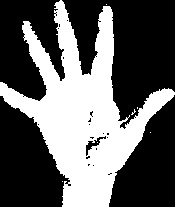
#> input picture veri/bes.jpg, 175 x 207 px
$ python giV4.py
#> lines starting #> are read from the running program, lines starting #| are printed output that depends on the picture; after the words box and inside, x2 and y2 are one past the last pixel; in counts of white or black regions, pixels touching at a corner belong together
import cv2
import numpy as np
import os

kamera = cv2.VideoCapture(0)
kernel = np.ones((8,8), np.uint8)
fgbg = cv2.createBackgroundSubtractorMOG2()

def resimfarkbul(resim1,resim2):
    resim2 = cv2.resize(resim2, (resim1.shape[1], resim1.shape[0]))
    fark_resim = cv2.absdiff(resim1, resim2)
    fark_sayi = cv2.countNonZero(fark_resim)
    return fark_sayi
    #cv2.imshow("fark resim", fark_resim)

def veriyukle():
    veri_isimler = []
    veri_resimler = []

    dosyalar = os.listdir("veri/")
    for dosya in dosyalar:
        veri_isimler.append(dosya.replace(".jpg",""))
        veri_resimler.append(cv2.imread("veri/"+dosya, 0))
    return veri_isimler, veri_resimler

def siniflandir(resim, veri_isimler, veri_resimler):
    min_index = -1
    min_deger = resimfarkbul(resim,veri_resimler[0])
    for t in range(len(veri_isimler)):
        fark_deger = resimfarkbul(resim,veri_resimler[t])
        if(fark_deger<min_deger):
            min_deger=fark_deger
            min_index=t
    return veri_isimler[min_index]

veri_isimler, veri_resimler =veriyukle()
#> veri_isimler = ['bes', 'bir', 'dort']; veri_resimler = 3 items
#veri_resim1 = cv2.imread("veri/bir.jpg", 0)


while True:
    ret, kare = kamera.read()
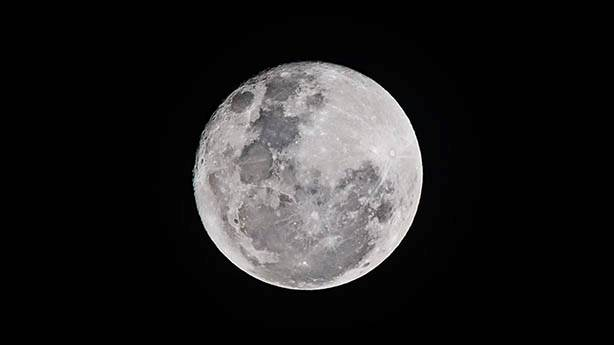
#> input picture fotograf_ornekleri/ay1.jpg, 614 x 345 px, given in place of the camera
#> kare is the input picture: shape (345, 614, 3); mean B, G, R 33.1, 32.9, 33.8
    kesilmis_kare = kare[0:250, 0:250]
    kesilmis_kare_gri = cv2.cvtColor(kesilmis_kare, cv2.COLOR_BGR2GRAY)
    kesilmis_kare_hsv = cv2.cvtColor(kesilmis_kare, cv2.COLOR_BGR2HSV)
#> kesilmis_kare_hsv: shape (250, 250, 3); mean H, S, V 8.6, 2.4, 20.6
    fgmask = fgbg.apply(kesilmis_kare)
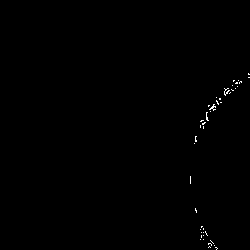
#> fgmask: shape (250, 250); values 127 (black) and 255 (white), 0.28% white in thin lines or dots, all inside (x1, y1, x2, y2) = (190, 73, 250, 250)

    kesilmis_kare_canny = cv2.Canny(kesilmis_kare_gri, 100, 150)
#> kesilmis_kare_canny: shape (250, 250); 2.7% white in thin lines or dots, all inside (x1, y1, x2, y2) = (192, 79, 250, 250)


    #kesilmis_kare_canny = cv2.dilate(kesilmis_kare_canny, kernel, iterations=1)
    #kesilmis_kare_canny = cv2.morphologyEx(kesilmis_kare_canny, cv2.MORPH_CLOSE, kernel)


    alt_degerler = np.array([0, 5, 50])
    ust_degerler = np.array([90, 255, 255])

    renk_filtresi_sonucu = cv2.inRange(kesilmis_kare_hsv, alt_degerler, ust_degerler)
#> renk_filtresi_sonucu: shape (250, 250); 6.4% white; 16 white regions (12 under 20 px), largest, box (x1, y1, x2, y2) and area: (202, 96, 250, 250) 3783, (192, 160, 198, 185) 60, (197, 208, 202, 221) 37, (199, 133, 204, 144) 24
    renk_filtresi_sonucu = cv2.morphologyEx(renk_filtresi_sonucu, cv2.MORPH_CLOSE, kernel)
#> renk_filtresi_sonucu: shape (250, 250); 6.6% white; 7 white regions (5 under 20 px), largest, box (x1, y1, x2, y2) and area: (193, 97, 250, 250) 4046, (198, 209, 203, 222) 38

    sonuc = kesilmis_kare.copy()
    ret2, kesilmis_kare_threshold = cv2.threshold(kesilmis_kare_gri, 0, 255, cv2.THRESH_BINARY + cv2.THRESH_OTSU)
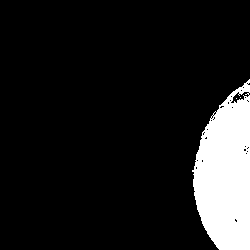
#> kesilmis_kare_threshold: shape (250, 250); 11.6% white; 3 white regions (2 under 20 px)
#> ret2 = 81
    cnts, hierarchy = cv2.findContours(kesilmis_kare_threshold, cv2.RETR_TREE, cv2.CHAIN_APPROX_NONE)
#> cnts = 36 contours, 34 with area under 20; largest, box (x1, y1, x2, y2) and area: (192, 79, 250, 250) 7199, (230, 91, 250, 104) 115
    max_genislik = 0
    max_uzunluk = 0
    max_index = -1
    for t in range(len(cnts)):
        cnt = cnts[t]
        x, y, w, h = cv2.boundingRect(cnt)
        if(w>max_genislik and h>max_uzunluk):
            max_uzunluk = h
            max_genislik = w
            max_index = t
#> this loop made 36 passes
#> (x, y, w, h, max_uzunluk, max_genislik, max_index) on pass 1: (192, 79, 58, 171, 171, 58, 0)
#> (cnt, x, y, w, h) on passes 5, 6, 7, 9, 10, 11: ([[196, 160], [197, 159], [198, 160], [197, 161]], 196, 159, 3, 3), ([[245, 153], [246, 152], [247, 153], [246, 154]], 245, 152, 3, 3), ([[246, 151], [247, 150], [248, 151], [247, 152]], 246, 150, 3, 3), ([[246, 148], [247, 147], [248, 148], [247, 149]], 246, 147, 3, 3), ([[247, 147], [248, 146], [249, 147], [248, 148]], 247, 146, 3, 3), ([[244, 146], [245, 145], [246, 146], [245, 147]], 244, 145, 3, 3)
#> after the loop, max_genislik = 58; max_index = 0; max_uzunluk = 171

    if (len(cnts)>0):
        x,y,w,h = cv2.boundingRect(cnts[max_index])
#> x = 192; y = 79; w = 58; h = 171
        cv2.rectangle(sonuc, (x, y), (x + w, y + h), (0, 255, 0), 2)
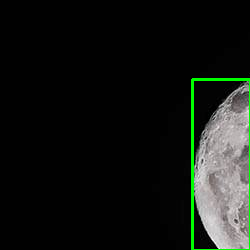
#> sonuc: shape (250, 250, 3); mean B, G, R 19.5, 23.2, 20
        el_resim = kesilmis_kare_threshold[y:y + h, x:x + w]
#> el_resim: shape (171, 58); 73.1% white; 27 black regions (24 under 20 px), largest, box (x1, y1, x2, y2) and area: (0, 0, 57, 91) 1847, (0, 93, 27, 171) 683, (39, 13, 58, 24) 85
        cv2.imshow("el resim", el_resim)
        print(siniflandir(el_resim,veri_isimler,veri_resimler))
#> in resimfarkbul, `resim2 = cv2.resize(resim2, (resim1.shape[1], resim1.shape[0]))`:
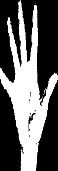
#> resim2: shape (171, 58); min 0, max 255, mean 96.8
#> in resimfarkbul, `fark_resim = cv2.absdiff(resim1, resim2)`:
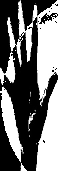
#> fark_resim: shape (171, 58); min 0, max 255, mean 112.2
#> in resimfarkbul, `fark_sayi = cv2.countNonZero(fark_resim)`: fark_sayi = 5415
#> the loop in siniflandir, `for t in range(len(veri_isimler)):` made 3 passes
#> (fark_sayi in resimfarkbul, fark_deger, min_deger, min_index) on pass 2: (4553, 4553, 4553, 1)
#> (fark_sayi in resimfarkbul, fark_deger) on passes 1, 3: (5415, 5415), (5281, 5281)
#> pass 3, in resimfarkbul (call 4), `fark_resim = cv2.absdiff(resim1, resim2)`:
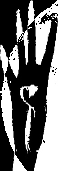
#> fark_resim: shape (171, 58); min 0, max 255, mean 102.4
#> after the loop in siniflandir, `for t in range(len(veri_isimler)):`: min_deger = 4553; min_index = 1
#| bir


    cv2.imshow("sonuc", sonuc)


    # [6 lines of commented-out code are left out]


    if cv2.waitKey(1) & 0xFF == ord('q'):
#> (key q is pressed here)
        break
kamera.release()
cv2.destroyAllWindows()
